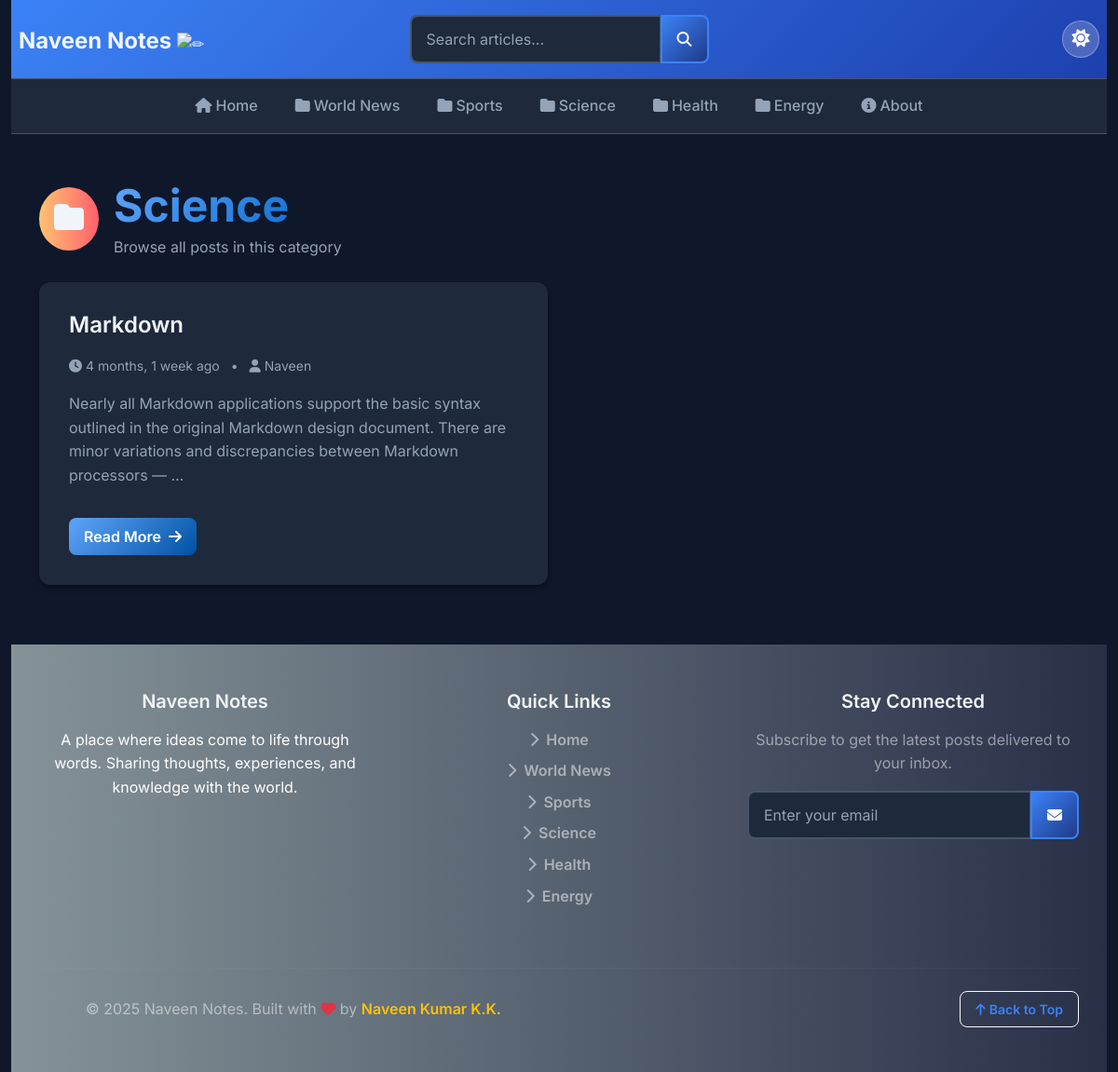
Screenshot of /category/3/ with the database file from the repository.
### blogs/models.py (models this page shows, shortened)
class Category(models.Model):
    category_name = models.CharField(max_length=50, unique=True)
    created_at = models.DateField(auto_now_add=True)
    updated_at = models.DateTimeField(auto_now=True)
    class Meta:
        verbose_name_plural = "categories"
    def __str__(self):
        return self.category_name

class Blog(models.Model):
    title = models.CharField(max_length=100)
    slug = models.SlugField(max_length=150, unique=True, blank=True)
    category = models.ForeignKey(Category, on_delete=models.CASCADE)
    author = models.ForeignKey(User, on_delete=models.CASCADE)
    feature_image = models.ImageField(upload_to="uploads/%Y/%m/%d")
    short_description = models.TextField(max_length=500)
    blog_body = models.TextField(max_length=4000)
    status = models.CharField(
        max_length=20, choices=BLOG_STATUS_CHOICES, default="Draft"
    )
    is_featured = models.BooleanField(default=False)
    created_at = models.DateTimeField(auto_now_add=True)
    updated_at = models.DateTimeField(auto_now=True)

### blogs/views.py (the view)
# urls.py: path('<int:category_id>/',views.posts_by_category,name='posts_by_category')
def posts_by_category(request, category_id):
    posts = Blog.objects.filter(status="Published", category=category_id)
    try:
        category = Category.objects.get(id=category_id)
    except:
        return redirect("404.html")
    context = {"posts": posts, "category": category}
    return render(request, "posts_by_category.html", context)

### blogs/context_processors.py (called while the page is built)
def get_categories(request):
    categories = Category.objects.all()
    return dict(categories=categories)

def get_social_links(request):
    social_media_links = SocialMedia.objects.filter(status='Active').order_by('order')
    return dict(social_media_links=social_media_links)

def get_about(request):
    about =  About.objects.first()
    return dict(about=about)

### templates/posts_by_category.html (shortened to what this page needs)
{% extends "base.html" %}
{% block content %}
<div class="container my-5">
    <div class="row">
        <div class="col-12">
            <div class="d-flex align-items-center mb-4">
                <div class="gradient-yellow rounded-circle p-3 me-3">
                    <i class="fas fa-folder fa-2x text-white"></i>
                </div>
                <div>
                    <h2 class="text-gradient mb-1 display-5 fw-bold">{{ category | capfirst }}</h2>
                    <p class="text-muted mb-0">Browse all posts in this category</p>
                </div>
            </div>
            {% if posts %}
                <div class="row g-4">
                    {% for post in posts %}
                        <div class="col-lg-6">
                            <div class="card h-100 shadow-custom">
                                <div class="card-body d-flex flex-column">
                                    <h3 class="card-title h5">
                                        <a href="{% url 'blogs' post.slug %}" class="text-decoration-none">{{ post.title }}</a>
                                    </h3>
                                    <div class="mb-3">
                                        <small class="text-muted">
                                            <i class="fas fa-clock me-1"></i>{{ post.created_at | timesince }} ago
                                            <span class="mx-2">•</span>
                                            <i class="fas fa-user me-1"></i>{{ post.author | capfirst }}
                                        </small>
                                    </div>
                                    <p class="card-text flex-grow-1">{{ post.short_description | truncatewords:25 }}</p>
                                    <a href="{% url 'blogs' post.slug %}"
                                       class="btn btn-primary mt-3 align-self-start">
                                        Read More <i class="fas fa-arrow-right ms-1"></i>
                                    </a>
                                </div>
                            </div>
                        </div>
                    {% endfor %}
                </div>
            {% endif %}
        </div>
    </div>
</div>
{% endblock %}

### templates/base.html (shortened to what this page needs)
{% load static %}
<!DOCTYPE html>
<html lang="en">
    <head>
        <link href="https://cdn.jsdelivr.net/npm/bootstrap@5.3.2/dist/css/bootstrap.min.css" rel="stylesheet">
        <link rel="stylesheet" href="https://cdnjs.cloudflare.com/ajax/libs/font-awesome/6.5.1/css/all.min.css">
        <link href="{% static 'css/blog.css' %}" rel="stylesheet">
    </head>
    <body>
        <div class="container-fluid">
            <header class="blog-header">
                <div class="d-none d-md-block">
                    <div class="row justify-content-between align-items-center p-2">
                        <div class="col-4 pt-1">
                            <a class="blog-header-logo text-dark" href="/">Naveen Notes </a>
                            <picture>
                            <source srcset="https://fonts.gstatic.com/s/e/notoemoji/latest/270f_fe0f/512.webp" type="image/webp">
                            <img src="https://fonts.gstatic.com/s/e/notoemoji/latest/270f_fe0f/512.gif" alt="✏" width="32" height="32">
                            </picture>
                        </div>
                        <div class="col-4 text-center">
                            <form action="{% url 'search' %}" method='GET' class="d-inline-block">
                                <div class="input-group">
                                    <input class="form-control"
                                           name="keyword"
                                           type="text"
                                           value="{{keyword}}"
                                           placeholder="Search articles..."
                                           aria-label="Search articles"
                                           id="button-search" />
                                    <button class="btn btn-warning" id="button-search" type="submit">
                                        <i class="fas fa-search"></i>
                                    </button>
                                </div>
                            </form>
                        </div>
                        <div class="col-4 d-flex justify-content-end align-items-center">
                            {% if not user.is_authenticated %}
                                <div class="d-flex align-items-center gap-3">
                                    <button id="theme-toggle" class="theme-toggle" title="Toggle theme">
                                        <i class="fas fa-moon"></i>
                                    </button>
                                </div>
                            {% endif %}
                        </div>
                </div>
            </header>
            <div class="nav-scroller py-1 mb-4">
                <nav class="nav d-flex justify-content-center">
                    <a class="nav-link active" href="{% url 'home' %}">
                        <i class="fas fa-home me-1"></i>Home
                    </a>
                    {% for category in categories %}
                        <a class="nav-link"
                           href="{% url 'posts_by_category' category.id %}">
                            <i class="fas fa-folder me-1"></i>{{ category.category_name|capfirst }}
                        </a>
                    {% endfor %}
                    <a class="nav-link" href="#about">
                        <i class="fas fa-info-circle me-1"></i>About
                    </a>
                </nav>
            </div>
            {% block content %}{% endblock %}
            <footer class="blog-footer">
                <div class="container">
                    <div class="row">
                        <div class="col-lg-4 mb-4">
                            <h5 class="text-white mb-3">Naveen Notes</h5>
                            <p class="mb-3">A place where ideas come to life through words. Sharing thoughts, experiences, and knowledge with the world.</p>
                        </div>
                        <div class="col-lg-4 mb-4">
                            <h5 class="text-white mb-3">Quick Links</h5>
                            <ul class="list-unstyled">
                                <li class="mb-2"><a href="{% url 'home' %}" class="text-white-50 text-decoration-none"><i class="fas fa-chevron-right me-2"></i>Home</a></li>
                                {% for category in categories|slice:":5" %}
                                    <li class="mb-2"><a href="{% url 'posts_by_category' category.id %}" class="text-white-50 text-decoration-none"><i class="fas fa-chevron-right me-2"></i>{{ category.category_name|capfirst }}</a></li>
                                {% endfor %}
                            </ul>
                        </div>
                        <div class="col-lg-4 mb-4">
                            <h5 class="text-white mb-3">Stay Connected</h5>
                            <p class="text-white-50 mb-3">Subscribe to get the latest posts delivered to your inbox.</p>
                            <form id="newsletter-form" class="input-group">
                                <input
                                    type="email"
                                    name="email"
                                    id="newsletter-email"
                                    class="form-control"
                                    placeholder="Enter your email"
                                    required
                                >
                                <button class="btn btn-warning" type="submit">
                                    <i class="fas fa-envelope"></i>
                                </button>
                            </form>
                        </div>
                    </div>
                    <hr class="my-4" style="border-color: rgba(255,255,255,0.1);">
                    <div class="row align-items-center">
                        <div class="col-md-6">
                            <p class="mb-0 text-white-50">
                                © 2025 Naveen Notes. Built with <i class="fas fa-heart text-danger"></i> by <a href="https://naveenpranesh.link/" class="text-warning text-decoration-none fw-semibold" target='_blank'>Naveen Kumar K.K.</a>
                            </p>
                        </div>
                        <div class="col-md-6 text-md-end">
                            <a href="#top" class="btn btn-outline-light btn-sm">
                                <i class="fas fa-arrow-up me-1"></i>Back to Top
                            </a>
                        </div>
                    </div>
                </div>
            </footer>
            <div id="toast-container"
                class="toast-container position-fixed bottom-0 end-0 p-3"
                style="z-index: 1055;">
            </div>
        </body>
    </body>
    </html>

### rows the page displays
Category: category_name "World News"
Category: category_name "Sports"
Category: category_name "Science"
Category: category_name "Health"
Category: category_name "Energy"
Blog: title "Markdown", created_at "4 months, 1 week", author "Naveen", short_description "Nearly all Markdown applications support the basic syntax outlined in the original Markdown design document. There are minor variations and discrepancies between Markdown processors — …"
